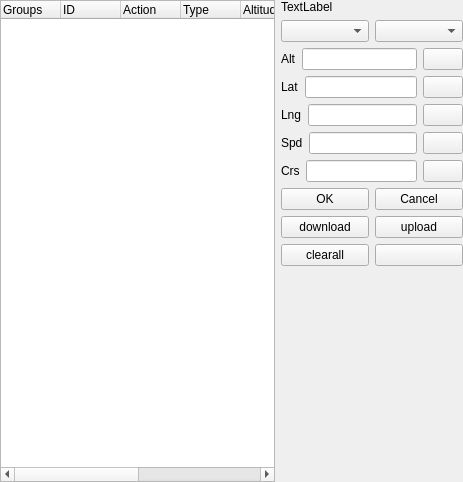
<?xml version="1.0" encoding="UTF-8"?>
<ui version="4.0">
 <class>Mission</class>
 <widget class="QWidget" name="Mission">
  <property name="geometry">
   <rect>
    <x>0</x>
    <y>0</y>
    <width>463</width>
    <height>482</height>
   </rect>
  </property>
  <property name="windowTitle">
   <string>Form</string>
  </property>
  <layout class="QGridLayout" name="gridLayout_3">
   <property name="leftMargin">
    <number>0</number>
   </property>
   <property name="topMargin">
    <number>0</number>
   </property>
   <property name="rightMargin">
    <number>0</number>
   </property>
   <property name="bottomMargin">
    <number>0</number>
   </property>
   <item row="0" column="0">
    <layout class="QGridLayout" name="gridLayout_2">
     <item row="0" column="0">
      <widget class="QTreeWidget" name="treeWidget">
       <property name="indentation">
        <number>20</number>
       </property>
       <attribute name="headerDefaultSectionSize">
        <number>60</number>
       </attribute>
       <column>
        <property name="text">
         <string notr="true">Groups</string>
        </property>
       </column>
       <column>
        <property name="text">
         <string>ID</string>
        </property>
       </column>
       <column>
        <property name="text">
         <string>Action</string>
        </property>
       </column>
       <column>
        <property name="text">
         <string>Type</string>
        </property>
       </column>
       <column>
        <property name="text">
         <string>Altitude</string>
        </property>
       </column>
       <column>
        <property name="text">
         <string>Latitude</string>
        </property>
       </column>
       <column>
        <property name="text">
         <string>Longitude</string>
        </property>
       </column>
       <column>
        <property name="text">
         <string>Speed</string>
        </property>
       </column>
       <column>
        <property name="text">
         <string>Course</string>
        </property>
       </column>
      </widget>
     </item>
     <item row="0" column="1">
      <layout class="QGridLayout" name="gridLayout">
       <item row="1" column="0">
        <widget class="QComboBox" name="comboBox"/>
       </item>
       <item row="1" column="1">
        <widget class="QComboBox" name="comboBox_2"/>
       </item>
       <item row="2" column="0" colspan="2">
        <layout class="QHBoxLayout" name="horizontalLayout">
         <item>
          <widget class="QLabel" name="label_2">
           <property name="text">
            <string>Alt</string>
           </property>
          </widget>
         </item>
         <item>
          <widget class="QLineEdit" name="lineEdit"/>
         </item>
         <item>
          <widget class="QPushButton" name="clear_Alt">
           <property name="text">
            <string/>
           </property>
           <property name="icon">
            <iconset>
             <normaloff>error.png</normaloff>error.png</iconset>
           </property>
          </widget>
         </item>
        </layout>
       </item>
       <item row="3" column="0" colspan="2">
        <layout class="QHBoxLayout" name="horizontalLayout_2">
         <item>
          <widget class="QLabel" name="label_3">
           <property name="text">
            <string>Lat</string>
           </property>
          </widget>
         </item>
         <item>
          <widget class="QLineEdit" name="lineEdit_3"/>
         </item>
         <item>
          <widget class="QPushButton" name="clear_Lat">
           <property name="text">
            <string/>
           </property>
           <property name="icon">
            <iconset>
             <normaloff>../Parameter/error.png</normaloff>../Parameter/error.png</iconset>
           </property>
          </widget>
         </item>
        </layout>
       </item>
       <item row="4" column="0" colspan="2">
        <layout class="QHBoxLayout" name="horizontalLayout_3">
         <item>
          <widget class="QLabel" name="label_4">
           <property name="text">
            <string>Lng</string>
           </property>
          </widget>
         </item>
         <item>
          <widget class="QLineEdit" name="lineEdit_2"/>
         </item>
         <item>
          <widget class="QPushButton" name="clear_Lng">
           <property name="text">
            <string/>
           </property>
           <property name="icon">
            <iconset>
             <normaloff>../Parameter/error.png</normaloff>../Parameter/error.png</iconset>
           </property>
          </widget>
         </item>
        </layout>
       </item>
       <item row="5" column="0" colspan="2">
        <layout class="QHBoxLayout" name="horizontalLayout_4">
         <item>
          <widget class="QLabel" name="label_5">
           <property name="text">
            <string>Spd</string>
           </property>
          </widget>
         </item>
         <item>
          <widget class="QLineEdit" name="lineEdit_4"/>
         </item>
         <item>
          <widget class="QPushButton" name="clear_Spd">
           <property name="text">
            <string/>
           </property>
           <property name="icon">
            <iconset>
             <normaloff>../Parameter/error.png</normaloff>../Parameter/error.png</iconset>
           </property>
          </widget>
         </item>
        </layout>
       </item>
       <item row="6" column="0" colspan="2">
        <layout class="QHBoxLayout" name="horizontalLayout_5">
         <item>
          <widget class="QLabel" name="label_6">
           <property name="text">
            <string>Crs</string>
           </property>
          </widget>
         </item>
         <item>
          <widget class="QLineEdit" name="lineEdit_5"/>
         </item>
         <item>
          <widget class="QPushButton" name="clear_Crs">
           <property name="text">
            <string/>
           </property>
           <property name="icon">
            <iconset>
             <normaloff>../Parameter/error.png</normaloff>../Parameter/error.png</iconset>
           </property>
          </widget>
         </item>
        </layout>
       </item>
       <item row="7" column="0">
        <widget class="QPushButton" name="pushButton_4">
         <property name="text">
          <string>OK</string>
         </property>
        </widget>
       </item>
       <item row="7" column="1">
        <widget class="QPushButton" name="pushButton_5">
         <property name="text">
          <string>Cancel</string>
         </property>
        </widget>
       </item>
       <item row="8" column="0">
        <widget class="QPushButton" name="pushButton">
         <property name="text">
          <string>download</string>
         </property>
        </widget>
       </item>
       <item row="8" column="1">
        <widget class="QPushButton" name="pushButton_2">
         <property name="text">
          <string>upload</string>
         </property>
        </widget>
       </item>
       <item row="9" column="0">
        <widget class="QPushButton" name="pushButton_3">
         <property name="text">
          <string>clearall</string>
         </property>
        </widget>
       </item>
       <item row="9" column="1">
        <widget class="QPushButton" name="pushButton_6">
         <property name="text">
          <string/>
         </property>
        </widget>
       </item>
       <item row="0" column="0" colspan="2">
        <widget class="QLabel" name="label">
         <property name="text">
          <string>TextLabel</string>
         </property>
        </widget>
       </item>
       <item row="10" column="0" colspan="2">
        <spacer name="verticalSpacer">
         <property name="orientation">
          <enum>Qt::Vertical</enum>
         </property>
         <property name="sizeHint" stdset="0">
          <size>
           <width>20</width>
           <height>40</height>
          </size>
         </property>
        </spacer>
       </item>
      </layout>
     </item>
    </layout>
   </item>
  </layout>
 </widget>
 <resources/>
 <connections>
  <connection>
   <sender>clear_Alt</sender>
   <signal>clicked()</signal>
   <receiver>lineEdit</receiver>
   <slot>clear()</slot>
   <hints>
    <hint type="sourcelabel">
     <x>590</x>
     <y>41</y>
    </hint>
    <hint type="destinationlabel">
     <x>562</x>
     <y>43</y>
    </hint>
   </hints>
  </connection>
 </connections>
</ui>
